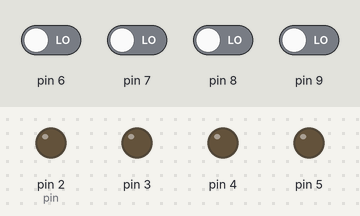
A program run on a simulated Arduino Uno, built with avr-gcc and run on an emulated ATmega328P. Shown: output pins drawn as LEDs (lit = HIGH). Dashed ring = blinking. The inputs (shaded band) are chosen by the test bench; at power-on: pin 6–9 LOW.

Above: at 1.2 s.
1.3 s: pin 9 driven HIGH
At 1.3 s:
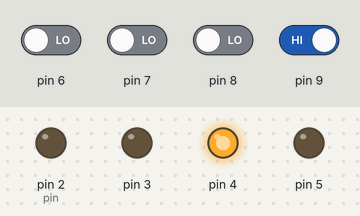
4.3 s: pin 8 driven HIGH
At 4.88 s:
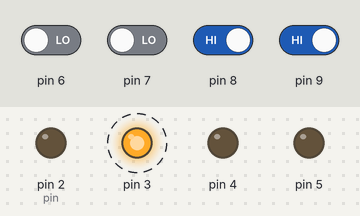
7.3 s: pin 8 driven LOW
At 9.3 s:
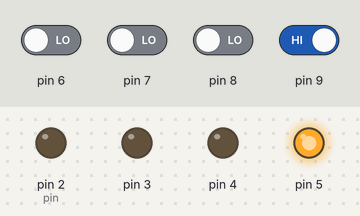
9.5 s: pin 7 driven HIGH
At 10.6 s:
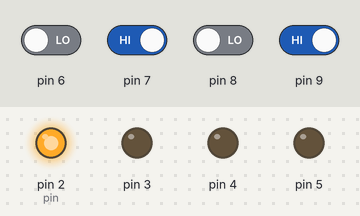
Timing chart, 0 to 13.5 s (numbered marks = the images above; inputs shaded):
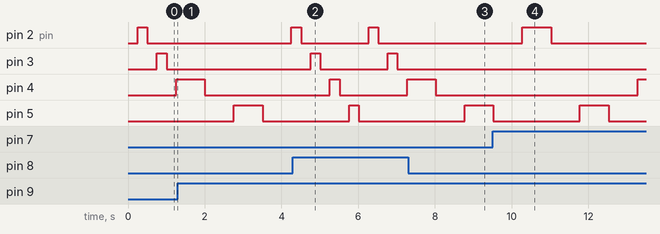

Measured:
- after the input at 1.3 s, pin 3: stays LOW (without the input it goes to HIGH after 1.5 s)
- after the input at 4.3 s, pin 2 (pin): HIGH → LOW after 0.21 s instead of 0.71 s; pin 4: LOW → HIGH after 0.96 s instead of 3.0 s; pin 5: LOW → HIGH after 1.5 s, → LOW 0.25 s later
- after the input at 7.3 s, pin 2 (pin): stays LOW (without the input it goes to HIGH after 0.98 s); pin 3: stays LOW (without the input it goes to HIGH after 1.5 s)
- after the input at 9.5 s, pin 3: stays LOW (without the input it goes to HIGH after 2.3 s)

The program:

main.cpp
```cpp
#include <Arduino.h>
#include <leds_control.h>
#include <buttons_control.h>
#include <utils.h>

// Define properties for the LEDs
LED LED_BLUE = {.pin = 2,
                .color = "blue"};
LED LED_RED = {.pin = 3,
               .color = "red"};
LED LED_YELLOW = {.pin = 4,
                  .color = "yellow"};
LED LED_GREEN = {.pin = 5,
                 .color = "green"};

// Define buttons to change the direction of the sequence
BUTTON right_direction_button = {.pin = 6,
                                 .pull_down = true};
BUTTON left_direction_button = {.pin = 7,
                                .pull_down = true};

// Define buttons to increase and decrease the delay
BUTTON increase_delay_button = {.pin = 9,
                                .pull_down = true};
BUTTON decrease_delay_button = {.pin = 8,
                                .pull_down = true};

// Define the delay values
uint16_t delay_values[] = {250, 750};

// Define the sequence of LEDs
LED led_sequence[] = {LED_BLUE, LED_RED, LED_YELLOW, LED_GREEN};

SEQUENCE_CONTROL sequence_control;

void setup() {
  // Initialize the LEDs
  for (uint8_t i = 0; i < sizeof(led_sequence) / sizeof(led_sequence[0]); i++) {
      init_led(&led_sequence[i]);
  }

  // Initialize the buttons
  init_button(&right_direction_button);
  init_button(&left_direction_button);
  init_button(&increase_delay_button);
  init_button(&decrease_delay_button);

  // Initialize the sequence control
  init_sequence_control(&sequence_control, led_sequence, sizeof(led_sequence) / sizeof(led_sequence[0]),
                        delay_values, sizeof(delay_values) / sizeof(delay_values[0]));
}

void loop() {
  fsm_right_direction_button_update(&right_direction_button, &sequence_control);
  fsm_left_direction_button_update(&left_direction_button, &sequence_control);
  fsm_increase_delay_button_update(&increase_delay_button, &sequence_control);
  fsm_decrease_delay_button_update(&decrease_delay_button, &sequence_control);

  update_sequence(&sequence_control);
}
```

buttons_control.h
```cpp
// led_control.h
#ifndef BUTTONS_CONTROL_H
#define BUTTONS_CONTROL_H

#include <leds_control.h>
typedef enum {
  BUTTON_UP,
  BUTTON_DOWN,
  BUTTON_FALLING,
  BUTTON_RISING
} fsm_button_state;

typedef struct {
    uint16_t pin;
    bool pull_down; // true para pull up, false para pull down
    fsm_button_state state; // true para encendido, false para apagado
} BUTTON;

void init_button(BUTTON* button);
void fsm_right_direction_button_update(BUTTON* button, SEQUENCE_CONTROL* sequence_control);
void fsm_left_direction_button_update(BUTTON* button, SEQUENCE_CONTROL* sequence_control);
void fsm_increase_delay_button_update(BUTTON* button, SEQUENCE_CONTROL* sequence_control);
void fsm_decrease_delay_button_update(BUTTON* button,SEQUENCE_CONTROL* sequence_control);
#endif
```

leds_control.h
```cpp
#ifndef LEDS_CONTROL_H
#define LEDS_CONTROL_H

typedef struct {
    uint16_t pin;
    String color;
    bool state; // true for on, false for off
} LED;

typedef struct{
    bool direction; // true for right, false for left
    int16_t delay_position;
    LED* led_sequence;
    uint8_t led_sequence_size;
    uint16_t* delay_values;
    uint8_t delay_values_size;
} SEQUENCE_CONTROL;


void init_led(LED* led);

void init_sequence_control(SEQUENCE_CONTROL* sequence_control, LED* led_sequence,
                           uint8_t led_sequence_size, uint16_t* delay_values, uint8_t delay_values_size);

void update_sequence(SEQUENCE_CONTROL* sequence_control);

#endif
```

utils.h
```cpp
#ifndef UTILS_H
#define UTILS_H

typedef struct {
    bool first_count;
    uint16_t initial_time;
} DelayState;

bool nb_delay(DelayState* delay_state, uint16_t delay);

#endif
```

buttons_control.cpp
```cpp
#include <Arduino.h>
#include <buttons_control.h>
#include <utils.h>

DelayState buttons_delay_state = {.first_count = true};

void fsm_button_update(BUTTON* button);
void fsm_button_error(BUTTON* button);

void init_button(BUTTON* button) {
    pinMode(button->pin, INPUT);
    button->state = BUTTON_UP;
}

void fsm_right_direction_button_update(BUTTON* button, SEQUENCE_CONTROL* sequence_control) {
    fsm_button_update(button);
    if (button->state == BUTTON_DOWN) {
        sequence_control->direction = true;
    }
}

void fsm_left_direction_button_update(BUTTON* button, SEQUENCE_CONTROL* sequence_control) {
    fsm_button_update(button);
    if (button->state == BUTTON_DOWN) {
        sequence_control->direction = false;
    }
}

void fsm_increase_delay_button_update(BUTTON* button, SEQUENCE_CONTROL* sequence_control) {
    fsm_button_update(button);
    if (button->state == BUTTON_DOWN) {
        sequence_control->delay_position = (sequence_control->delay_position + 1);
        if (sequence_control->delay_position >= sequence_control->delay_values_size) {
            sequence_control->delay_position --;
        }
    }
}

void fsm_decrease_delay_button_update(BUTTON* button, SEQUENCE_CONTROL* sequence_control) {
    fsm_button_update(button);
    if (button->state == BUTTON_DOWN) {
        sequence_control->delay_position = (sequence_control->delay_position - 1);
        if (sequence_control->delay_position < 0) {
            sequence_control->delay_position ++;
        }
    }
}


// FSM for the buttons
void fsm_button_update(BUTTON* button) {
    switch (button->state) {
        case BUTTON_UP:
            if (digitalRead(button->pin) == button->pull_down) {
                button->state = BUTTON_FALLING;
            }
            break;
        case BUTTON_DOWN:
            if (digitalRead(button->pin) != button->pull_down) {
                button->state = BUTTON_RISING;
            }
            break;
        case BUTTON_FALLING:
            if(nb_delay(&buttons_delay_state, 40)) {
                if (digitalRead(button->pin) == button->pull_down) {
                    button->state = BUTTON_DOWN;
                } else {
                    button->state = BUTTON_UP;
                }
            }
            break;
        case BUTTON_RISING:
            if(nb_delay(&buttons_delay_state, 40)) {
                if (digitalRead(button->pin) == button->pull_down) {
                    button->state = BUTTON_DOWN;
                } else {
                    button->state = BUTTON_UP;
                }
            }
            break;
        default:
            fsm_button_error(button);
            break;
    }
}

void fsm_button_error(BUTTON* button) {
    button->state = BUTTON_UP;
}
```

leds_control.cpp
```cpp
#include <Arduino.h>
#include <leds_control.h>
#include <utils.h>

DelayState leds_delay_state = {.first_count = true};

void init_led(LED* led) {
    pinMode(led->pin, OUTPUT);
    led->state = false;
}

void init_sequence_control(SEQUENCE_CONTROL* sequence_control, LED* led_sequence, uint8_t led_sequence_size, uint16_t* delay_values, uint8_t delay_values_size) {
    sequence_control->direction = true;
    sequence_control->delay_position = 0;
    sequence_control->led_sequence = led_sequence;
    sequence_control->led_sequence_size = led_sequence_size;
    sequence_control->delay_values = delay_values;
    sequence_control->delay_values_size = delay_values_size;
}

void update_sequence(SEQUENCE_CONTROL* sequence_control){
    static int16_t current_led = 0;
    static bool led_state = false;  // false for off, true for on

    // Update the state of the LEDs
    if (!led_state and nb_delay(&leds_delay_state ,sequence_control->delay_values[sequence_control->delay_position])) {
        digitalWrite(sequence_control->led_sequence[current_led].pin, HIGH);
        led_state = true;
    } else if(led_state and nb_delay(&leds_delay_state ,sequence_control->delay_values[sequence_control->delay_position])) {
        digitalWrite(sequence_control->led_sequence[current_led].pin, LOW);
        led_state = false;

        // Update the current LED
        current_led = current_led + (sequence_control->direction ? 1 : -1);
        if (current_led == sequence_control->led_sequence_size) {
            current_led = 0;
        } else if (current_led < 0) {
            current_led = sequence_control->led_sequence_size - 1;
        }
    }
}
```

utils.cpp
```cpp
#include <Arduino.h>
#include <utils.h>

bool nb_delay(DelayState* delay_state, uint16_t delay){
    // Check if it is the first time the function is called
    if (delay_state->first_count) {
        delay_state->initial_time = millis();
        delay_state->first_count = false;
    }

    uint16_t current_time = millis();

    // Check if the delay has passed
    if (current_time - delay_state->initial_time > delay) {
        delay_state->initial_time = current_time;
        delay_state->first_count = true;
        return true;
    } else {
        return false;
    }
}
```
